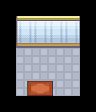

The image is a tile-based game level rendered from a .tmx file. Its description and source (layers, tilesets, objects; grid data summarised) follow:
An orthogonal 6x7 tile map with 16x16 px tiles, 6 tile layers (Walkable, Walkable, LedgesLeft, LedgesRight, ...), 3 tilesets.

<map version="1.0" orientation="orthogonal" width="6" height="7" tilewidth="16" tileheight="16">
 <properties>
  <property name="dayPokemonChances" value="" />
  <property name="dayPokemonLevels" value="" />
  <property name="isCave" value="false" />
  <property name="nightPokemonChances" value="" />
  <property name="nightPokemonLevels" value="" />
  <property name="waterPokemonChances" value="" />
  <property name="waterPokemonLevels" value="" />
  <property name="wildProbability" value="0" />
  <property name="xOffsetModifier" value="0" />
  <property name="yOffsetModifier" value="0" />
 </properties>
 <tileset firstgid="1" source="SinnohInteriorSet0.tsx" />
 <tileset firstgid="369" source="InteriorFloor 1.tsx" />
 <tileset firstgid="699" source="InteriorWalls 1.tsx" />
 <layer name="Walkable" width="6" height="7">
  <data>[42 cells, 20 non-empty, 1 distinct tile ids]</data>
 </layer>
 <layer name="Walkable" width="6" height="7">
  <data>[42 cells, 3 non-empty, 3 distinct tile ids]</data>
 </layer>
 <layer name="LedgesLeft" width="6" height="7">
  <data>[42 cells, 0 non-empty, 0 distinct tile ids]</data>
 </layer>
 <layer name="LedgesRight" width="6" height="7">
  <data>[42 cells, 0 non-empty, 0 distinct tile ids]</data>
 </layer>
 <layer name="LedgesDown" width="6" height="7">
  <data>[42 cells, 0 non-empty, 0 distinct tile ids]</data>
 </layer>
 <layer name="Collisions" width="6" height="7">
  <data>[42 cells, 21 non-empty, 7 distinct tile ids]</data>
 </layer>
</map>
